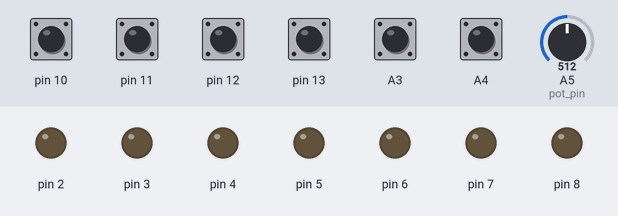
This sketch was run on a simulated Arduino Uno, built with avr-gcc and run on an emulated ATmega328P. On the bench: output pins drawn as LEDs (lit = HIGH). Inputs (shaded band) come from the test bench; at power-on: A3, A4, pin 10–13 HIGH, A5 (pot_pin) = 512.

Above: at 1.2 s.
1.3 s: pin 10 pulled LOW for 0.15 s
At 2.5 s:
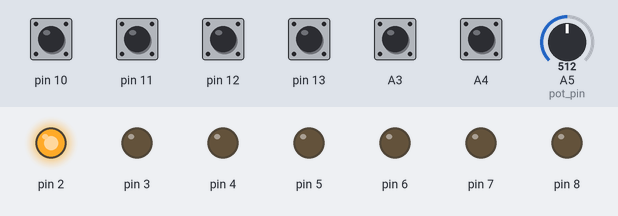
4.1 s: pin 11 pulled LOW for 0.15 s
At 5.2 s:
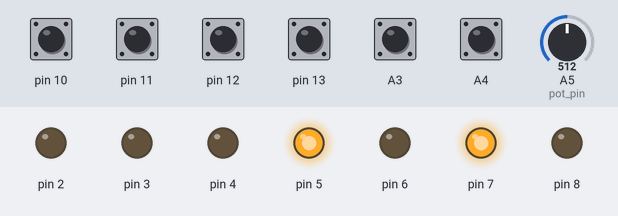
5.8 s: pin 12 pulled LOW for 0.15 s
At 7.2 s:
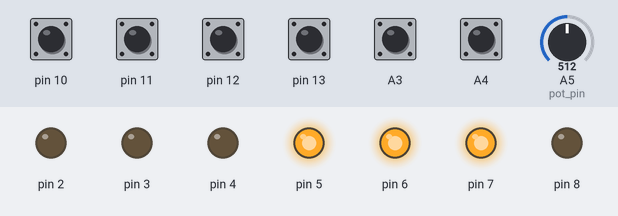
7.7 s: pin 10 pulled LOW for 1 s
At 10.6 s:
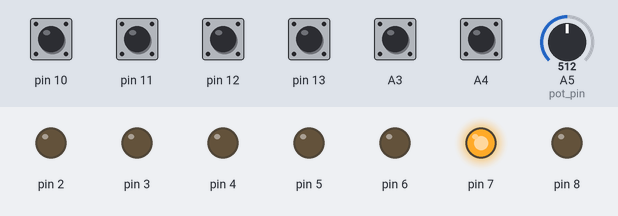
11.4 s: pin 11 pulled LOW for 1 s
At 12.4 s:
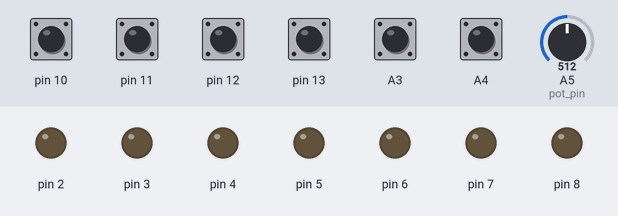
13.9 s: pin 12 pulled LOW for 1 s
At 15.8 s:
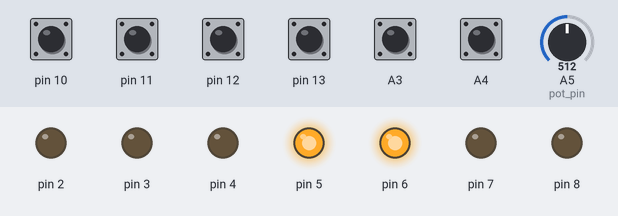
Timing chart, 0 to 17.3 s (numbered marks = the images above; inputs shaded):
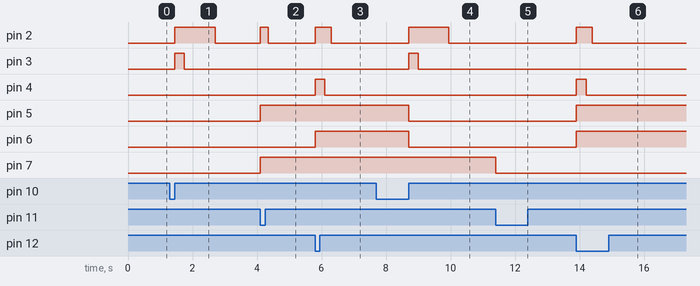

The sketch:

auto.ino
```cpp
#include "GyverButton.h"
#include "functii.h"

#define avarie_output 2
#define incuie_output 3
#define descuie_output 4
#define cip_output 5
#define periferice_output 6
#define panou_output 7
#define starter_output 8
#define alarma 9
#define a 10
#define b 11
#define c 12
#define d 13
#define pc4 A4
#define pc3 A3
#define pot_pin A5

bool flag_pornire = 0;
uint32_t secunda = 500;
uint32_t timp_incuie_descuie = 0.6 *secunda;
uint32_t minut = 60 * secunda;
uint32_t timp_panou = 4 * minut;
uint32_t timp_periferice;
uint32_t timp_periferice1;
uint32_t timp_cip;
uint32_t timp_pot;
uint32_t timp_starter = 1 *secunda;
uint32_t timp_avarie;

GButton b_incuie(a);
GButton b_panou(b);
GButton b_descuie(c);
GButton b_starter(d);
GButton b_frina(pc4);
GButton b_usi(pc3);

OUT cip(cip_output);
OUT starter(starter_output);
OUT avarie(avarie_output);
OUT incuie(incuie_output);
OUT descuie(descuie_output);
OUT panou(panou_output);
OUT periferice(periferice_output);

void setup() {
  b_panou.setClickTimeout(0.3 *secunda);
  b_descuie.setClickTimeout(0.3 *secunda);
  b_starter.setClickTimeout(0.3 *secunda);
  b_incuie.setClickTimeout(0.3 *secunda);
  b_incuie.setTimeout(4 * secunda);
  b_starter.setTimeout(4 * secunda);
}

void loop() {
  b_incuie.tick();
  b_descuie.tick();
  b_panou.tick();
  b_starter.tick();
  b_frina.tick();
  b_usi.tick();

  incuie.out(timp_incuie_descuie);
  descuie.out(timp_incuie_descuie);
  avarie.out(timp_avarie);
  panou.out(timp_panou);
  starter.out(timp_starter);
  periferice.out(timp_periferice);
  cip.out(timp_cip);

  if (b_incuie.isClick()){
   incuie.out(timp_incuie_descuie, 1);
   avarie.out(timp_avarie = 2.5 *secunda,1 );
   periferice.out(0);
   cip.out(0);
 }

 if (b_incuie.isHold()){
  incuie.out(timp_incuie_descuie, 1);
  avarie.out(timp_avarie = 2.5 *secunda,1 );
  periferice.out(timp_periferice = 30 *minut, 1);
  cip.out(0);
 }

 if (b_descuie.isPress()){
   descuie.out(timp_incuie_descuie, 1);
   avarie.out(timp_avarie = 1 *secunda, 1);
   periferice.out(timp_periferice = 30 *minut, 1);
   cip.out(timp_cip = 30 *minut, 1);
 }

 if (b_panou.isPress()){
   if(!panou.out(timp_panou)){
    avarie.out(timp_avarie = 0.5 *secunda, 1);
    cip.out(timp_cip = timp_panou, 1);
    panou.out(timp_panou, 1);
   }
   else{
    flag_pornire = 0;
    cip.out(0);
    panou.out(0);
   }
 }

 if (b_starter.isPress() && b_frina.state() && panou.out(timp_panou) && !flag_pornire){
  starter.out(timp_starter, 1);
  flag_pornire = 1;
 }

 if (b_starter.isHold() && !panou.out(timp_panou)){
  avarie.out(timp_avarie = 6 *secunda, 1);
  for (uint32_t tmr = millis(); millis() - tmr < 6 *secunda;) {
    b_incuie.tick();
    b_descuie.tick();
    b_panou.tick();
    b_starter.tick();

    if (b_incuie.isPress()){
      timp_panou = 4 *minut;
      avarie.out(0);
      break;
    }
    if (b_panou.isPress()){
      timp_panou = 6 *minut;
      avarie.out(0);
      break;
    }
    if (b_descuie.isPress()){
      timp_panou = 8 *minut;
      avarie.out(0);
      break;
    }
    if (b_starter.isPress()){
      avarie.out(0);
      break;
    }
   }
  }

if (periferice.out(timp_periferice) && millis() - timp_periferice1 > 2 * secunda){
    timp_periferice1 = millis();
    if (voltaj(pot_pin) >= 1300){
      periferice.out(timp_periferice = 30 *minut, 1);
      cip.out(timp_cip = 30 *minut, 1);
    }
  }
if (flag_pornire && !b_frina.state()){
    flag_pornire = 0;
    panou.out(0);
   }

if (panou.out(timp_panou) && flag_pornire && millis() - timp_pot > 0.5 * secunda){
    timp_pot = millis();
    if (voltaj(pot_pin) >= 1300){
      avarie.out(timp_avarie = 1.2 *secunda, 1);
    }
  }
}
```

functii.h
```cpp
class OUT {
  public:
    OUT(byte pin) {
      _pin = pin;

      pinMode(_pin, OUTPUT);
    }

    int out(uint32_t _prd , bool flag_1 = 0) {

      if (flag_1)_tmr = millis();

      if (!_flag && flag_1 && _prd >0) {
        _tmr = millis();
        _flag = 1;
        digitalWrite(_pin, _flag);
      }
      if (_flag && millis() - _tmr >= _prd) {
        _flag = 0;
        digitalWrite(_pin, _flag);
      }

      return _flag ;
    }

  private:
    byte _pin;
    uint32_t _tmr;
    uint32_t _prd;
    bool _flag;
};


int voltaj(byte pin){
  int val;
  val = analogRead(pin); // citeste datele
  val = map(val, 0, 1023, 0, 1000); //schimba diapazonul de masurare
  val = constrain(val, 0, 1000);//schimba diapazonul de masurare
  val = val * 0.49 *3;// valoarea dc dc
  return val;
  }
```

Measured:
- after the input at 1.3 s, pin 2: LOW → HIGH after 0.15 s, → LOW 1.2 s later; pin 3: LOW → HIGH after 0.15 s, → LOW 0.30 s later
- after the input at 4.1 s, pin 2: LOW → HIGH at once, → LOW 0.25 s later; pin 5, pin 7: LOW → HIGH at once
- after the input at 5.8 s, pin 2: LOW → HIGH at once, → LOW 0.50 s later; pin 4: LOW → HIGH at once, → LOW 0.30 s later; pin 6: LOW → HIGH at once
- after the input at 7.7 s, pin 2: LOW → HIGH after 1.0 s, → LOW 1.2 s later; pin 3: LOW → HIGH after 1.0 s, → LOW 0.30 s later; pin 5, pin 6: HIGH → LOW after 1.0 s
- after the input at 11.4 s, pin 7: HIGH → LOW at once
- after the input at 13.9 s, pin 2: LOW → HIGH at once, → LOW 0.50 s later; pin 4: LOW → HIGH at once, → LOW 0.30 s later; pin 5, pin 6: LOW → HIGH at once
